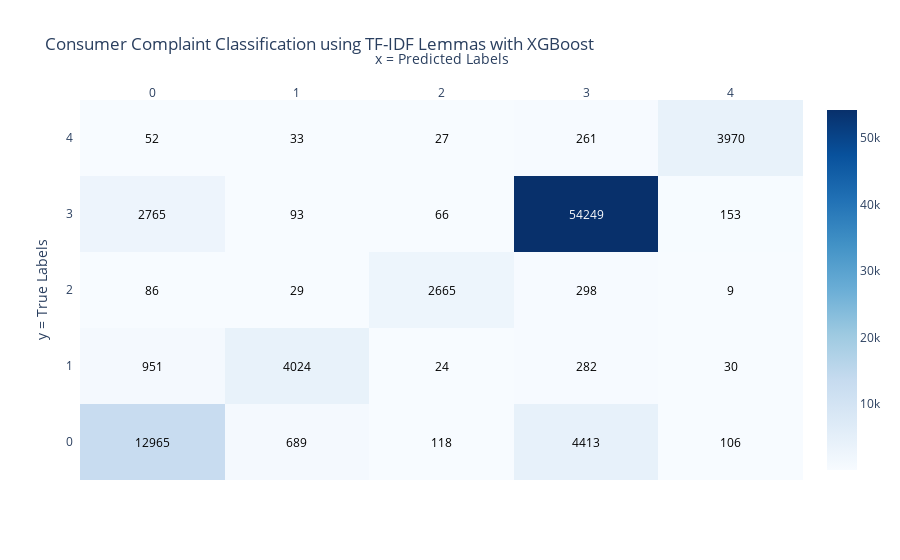

Notebook cell for this chart:
### Code cell
# Confusion matrix
confusion_mat = confusion_matrix(y_test, y_pred)

# Class labels
class_labels = sorted(set(y_test))

# Reverse the order of rows in the confusion matrix
confusion_mat = confusion_mat[::-1]

# Create a heatmap figure using Plotly
fig = ff.create_annotated_heatmap(
    z=confusion_mat,
    x=class_labels,
    y=class_labels[::-1],  # Reverse the order of y-axis labels
    colorscale='Blues',
    showscale=True,
)

# Update the figure layout
fig.update_layout(
    title='Consumer Complaint Classification using TF-IDF Lemmas with XGBoost',
    xaxis=dict(title='x = Predicted Labels'),
    yaxis=dict(title='y = True Labels'),
)

# Display the figure
pio.show(fig)

### Figure 1 — Plotly figure (JSON) as saved in the notebook; plotly's stock layout.template omitted (floating-point values rounded to 4 significant figures)
{"data": [{"colorscale": [[0, "rgb(247,251,255)"], [0.125, "rgb(222,235,247)"], [0.25, "rgb(198,219,239)"], [0.375, "rgb(158,202,225)"], [0.5, "rgb(107,174,214)"], [0.625, "rgb(66,146,198)"], [0.75, "rgb(33,113,181)"], [0.875, "rgb(8,81,156)"], [1, "rgb(8,48,107)"]], "reversescale": false, "showscale": true, "type": "heatmap", "x": [0, 1, 2, 3, 4], "y": [4, 3, 2, 1, 0], "z": [[52, 33, 27, 261, 3970], [2765, 93, 66, 54249, 153], [86, 29, 2665, 298, 9], [951, 4024, 24, 282, 30], [12965, 689, 118, 4413, 106]]}], "layout": {"annotations": [{"font": {"color": "#000000"}, "showarrow": false, "text": "52", "x": 0, "xref": "x", "y": 4, "yref": "y"}, {"font": {"color": "#000000"}, "showarrow": false, "text": "33", "x": 1, "xref": "x", "y": 4, "yref": "y"}, {"font": {"color": "#000000"}, "showarrow": false, "text": "27", "x": 2, "xref": "x", "y": 4, "yref": "y"}, {"font": {"color": "#000000"}, "showarrow": false, "text": "261", "x": 3, "xref": "x", "y": 4, "yref": "y"}, {"font": {"color": "#000000"}, "showarrow": false, "text": "3970", "x": 4, "xref": "x", "y": 4, "yref": "y"}, {"font": {"color": "#000000"}, "showarrow": false, "text": "2765", "x": 0, "xref": "x", "y": 3, "yref": "y"}, {"font": {"color": "#000000"}, "showarrow": false, "text": "93", "x": 1, "xref": "x", "y": 3, "yref": "y"}, {"font": {"color": "#000000"}, "showarrow": false, "text": "66", "x": 2, "xref": "x", "y": 3, "yref": "y"}, {"font": {"color": "#FFFFFF"}, "showarrow": false, "text": "54249", "x": 3, "xref": "x", "y": 3, "yref": "y"}, {"font": {"color": "#000000"}, "showarrow": false, "text": "153", "x": 4, "xref": "x", "y": 3, "yref": "y"}, {"font": {"color": "#000000"}, "showarrow": false, "text": "86", "x": 0, "xref": "x", "y": 2, "yref": "y"}, {"font": {"color": "#000000"}, "showarrow": false, "text": "29", "x": 1, "xref": "x", "y": 2, "yref": "y"}, {"font": {"color": "#000000"}, "showarrow": false, "text": "2665", "x": 2, "xref": "x", "y": 2, "yref": "y"}, {"font": {"color": "#000000"}, "showarrow": false, "text": "298", "x": 3, "xref": "x", "y": 2, "yref": "y"}, {"font": {"color": "#000000"}, "showarrow": false, "text": "9", "x": 4, "xref": "x", "y": 2, "yref": "y"}, {"font": {"color": "#000000"}, "showarrow": false, "text": "951", "x": 0, "xref": "x", "y": 1, "yref": "y"}, {"font": {"color": "#000000"}, "showarrow": false, "text": "4024", "x": 1, "xref": "x", "y": 1, "yref": "y"}, {"font": {"color": "#000000"}, "showarrow": false, "text": "24", "x": 2, "xref": "x", "y": 1, "yref": "y"}, {"font": {"color": "#000000"}, "showarrow": false, "text": "282", "x": 3, "xref": "x", "y": 1, "yref": "y"}, {"font": {"color": "#000000"}, "showarrow": false, "text": "30", "x": 4, "xref": "x", "y": 1, "yref": "y"}, {"font": {"color": "#000000"}, "showarrow": false, "text": "12965", "x": 0, "xref": "x", "y": 0, "yref": "y"}, {"font": {"color": "#000000"}, "showarrow": false, "text": "689", "x": 1, "xref": "x", "y": 0, "yref": "y"}, {"font": {"color": "#000000"}, "showarrow": false, "text": "118", "x": 2, "xref": "x", "y": 0, "yref": "y"}, {"font": {"color": "#000000"}, "showarrow": false, "text": "4413", "x": 3, "xref": "x", "y": 0, "yref": "y"}, {"font": {"color": "#000000"}, "showarrow": false, "text": "106", "x": 4, "xref": "x", "y": 0, "yref": "y"}], "title": {"text": "Consumer Complaint Classification using TF-IDF Lemmas with XGBoost"}, "xaxis": {"dtick": 1, "gridcolor": "rgb(0, 0, 0)", "side": "top", "ticks": "", "title": {"text": "x = Predicted Labels"}}, "yaxis": {"dtick": 1, "ticks": "", "ticksuffix": "  ", "title": {"text": "y = True Labels"}}}}
